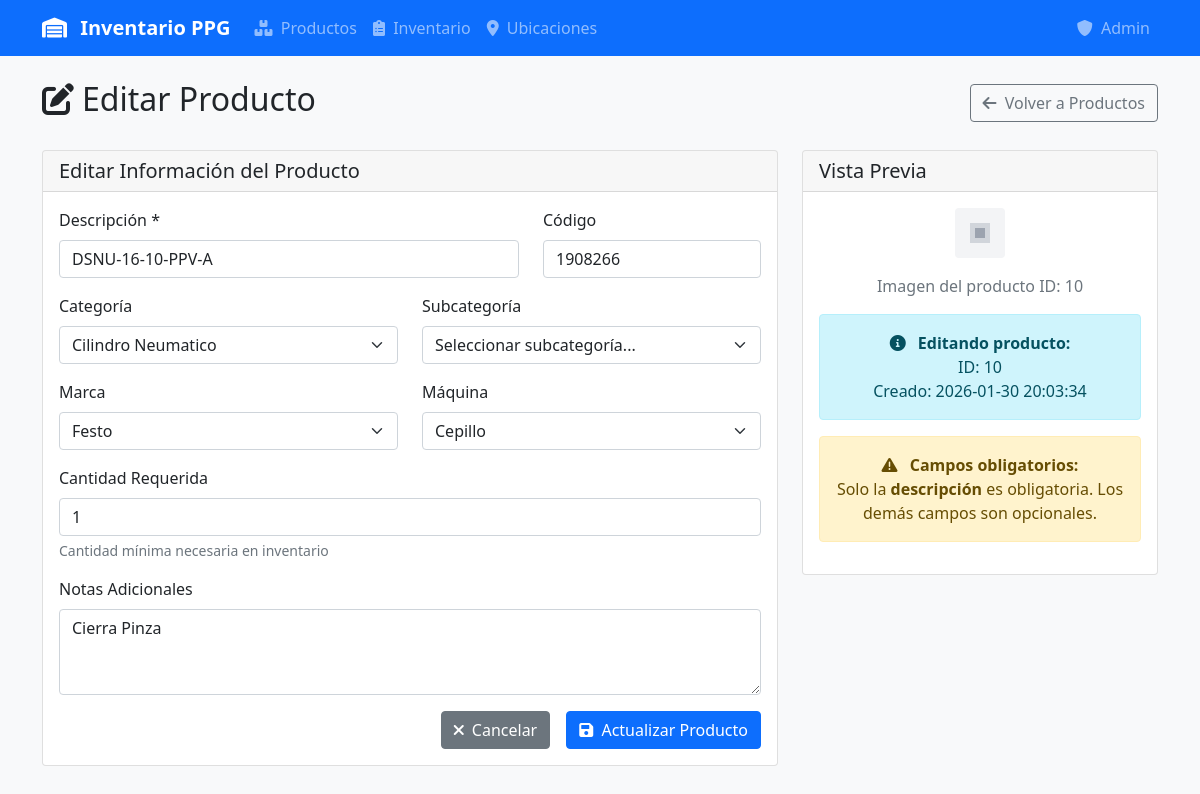
Before: /producto/editar/10 with the older database file.
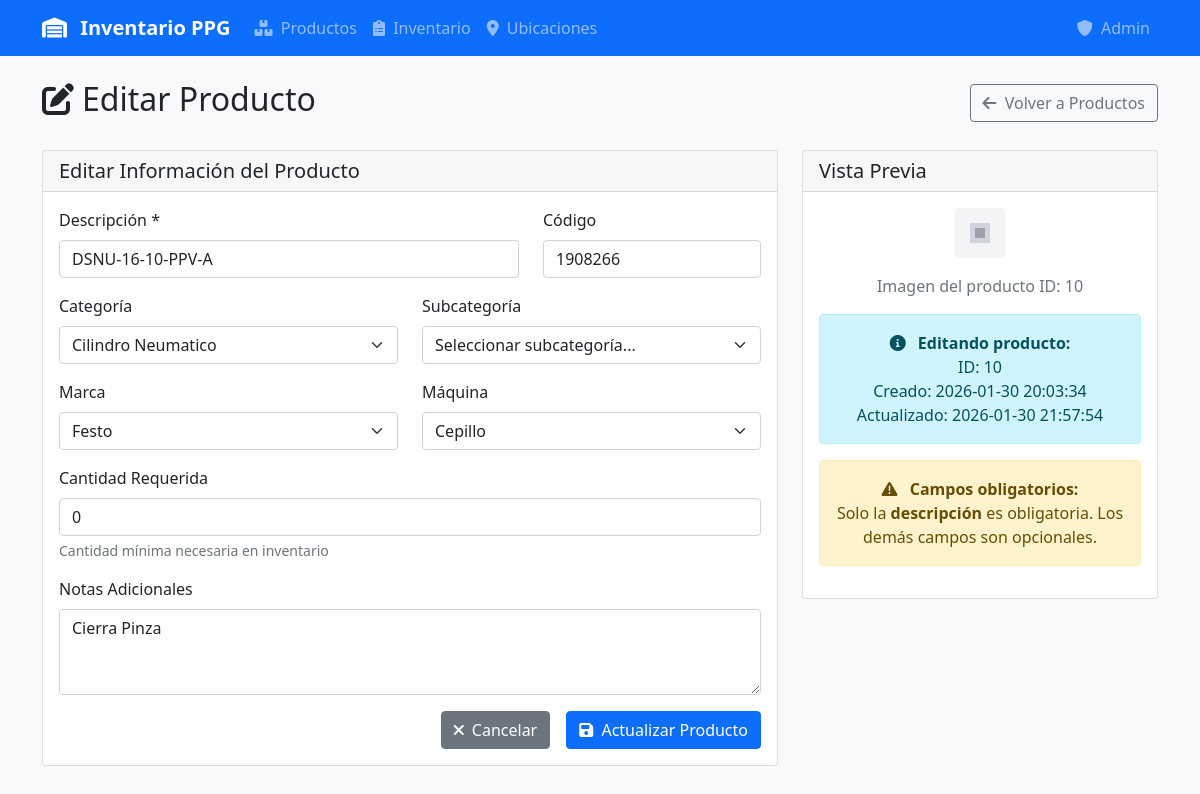
After: the same page with the newer database file.
### tables this page shows
CREATE TABLE productos (
            id INTEGER PRIMARY KEY,
            descripcion TEXT NOT NULL,
            codigo TEXT UNIQUE,
            categoria_id INTEGER,
            subcategoria_id INTEGER,
            marca_id INTEGER,
            notas TEXT,
            cantidad_requerida INTEGER DEFAULT 1,
            maquina_id INTEGER,
            fecha_creacion DATETIME DEFAULT CURRENT_TIMESTAMP,
            fecha_actualizacion DATETIME DEFAULT CURRENT_TIMESTAMP,
            FOREIGN KEY (categoria_id) REFERENCES categorias (id),
            FOREIGN KEY (subcategoria_id) REFERENCES subcategorias (id),
            FOREIGN KEY (marca_id) REFERENCES marcas (id),
            FOREIGN KEY (maquina_id) REFERENCES maquinas (id)
        );

### app.py (the view)
@app.route('/producto/editar/<int:id>')
def editar_producto(id):
    conn = get_db_connection()
    producto = conn.execute('''
        SELECT p.*, c.nombre as categoria, sc.nombre as subcategoria,
               m.nombre as marca, mq.nombre as maquina
        FROM productos p
        LEFT JOIN categorias c ON p.categoria_id = c.id
        LEFT JOIN subcategorias sc ON p.subcategoria_id = sc.id
        LEFT JOIN marcas m ON p.marca_id = m.id
        LEFT JOIN maquinas mq ON p.maquina_id = mq.id
        WHERE p.id = ?
    ''', (id,)).fetchone()
    if not producto:
        flash('Producto no encontrado', 'error')
        return redirect(url_for('productos'))
    categorias = conn.execute('SELECT * FROM categorias ORDER BY nombre').fetchall()
    subcategorias = conn.execute('SELECT * FROM subcategorias WHERE categoria_id = ? ORDER BY nombre',
                                (producto['categoria_id'],)).fetchall()
    marcas = conn.execute('SELECT * FROM marcas ORDER BY nombre').fetchall()
    maquinas = conn.execute('SELECT * FROM maquinas ORDER BY nombre').fetchall()
    conn.close()
    return render_template('producto_form.html', producto=producto, categorias=categorias,
                         subcategorias=subcategorias, marcas=marcas, maquinas=maquinas)

### app.py (called while the page is built)
def get_db_connection():
    conn = sqlite3.connect(DATABASE, timeout=20.0)
    conn.row_factory = sqlite3.Row
    conn.execute('PRAGMA journal_mode=WAL')
    conn.execute('PRAGMA busy_timeout=20000')
    return conn

### templates/producto_form.html (shortened to what the changed rows need)
{% extends "base.html" %}
{% block content %}
<div class="d-flex justify-content-between align-items-center mb-4">
    <h2><i class="fas fa-{{ 'edit' if producto else 'plus' }} me-2"></i>{{ 'Editar' if producto else 'Nuevo' }} Producto</h2>
</div>
<div class="row">
    <div class="col-lg-8">
        <div class="card">
            <div class="card-body">
                <form method="POST" action="{{ url_for('guardar_producto') }}">
                    <div class="row">
                        <div class="col-md-8">
                            <div class="mb-3">
                                <label for="descripcion" class="form-label">Descripción *</label>
                                <input type="text" class="form-control" id="descripcion" name="descripcion"
                                       value="{{ producto.descripcion if producto else '' }}" required>
                            </div>
                        </div>
                        <div class="col-md-4">
                            <div class="mb-3">
                                <label for="codigo" class="form-label">Código</label>
                                <input type="text" class="form-control" id="codigo" name="codigo"
                                       value="{{ producto.codigo if producto else '' }}">
                            </div>
                        </div>
                    </div>
                    <div class="mb-3">
                        <label for="cantidad_requerida" class="form-label">Cantidad Requerida</label>
                        <input type="number" class="form-control" id="cantidad_requerida" name="cantidad_requerida"
                               value="{{ producto.cantidad_requerida if producto else 1 }}" min="0">
                        <div class="form-text">Cantidad mínima necesaria en inventario</div>
                    </div>
                    <div class="mb-3">
                        <label for="notas" class="form-label">Notas Adicionales</label>
                        <textarea class="form-control" id="notas" name="notas" rows="3"
                                  placeholder="Información adicional sobre el producto...">{{ producto.notas if producto else '' }}</textarea>
                    </div>
                </form>
            </div>
        </div>
    </div>
    <div class="col-lg-4">
        <div class="card">
            <div class="card-body text-center">
                {% if producto %}
                <img src="/imagenes/{{ producto.id }}.jpg"
                     class="img-fluid rounded mb-3"
                     style="max-height: 200px;"
                     onerror="handleImageError(this)"
                     alt="Producto {{ producto.id }}">
                <p class="text-muted">Imagen del producto ID: {{ producto.id }}</p>
                <div class="alert alert-info">
                    <i class="fas fa-info-circle me-2"></i>
                    <strong>Editando producto:</strong><br>
                    ID: {{ producto.id }}<br>
                    Creado: {{ producto.fecha_creacion }}<br>
                    {% if producto.fecha_actualizacion != producto.fecha_creacion %}
                    Actualizado: {{ producto.fecha_actualizacion }}
                    {% endif %}
                </div>
                {% endif %}
                <div class="alert alert-warning">
                    <i class="fas fa-exclamation-triangle me-2"></i>
                    <strong>Campos obligatorios:</strong><br>
                    Solo la <strong>descripción</strong> es obligatoria. Los demás campos son opcionales.
                </div>
            </div>
        </div>
    </div>
</div>
{% endblock %}

Changed rows visible on the page:
changed productos "DSNU-16-10-PPV-A": cantidad_requerida "1" → "0"; fecha_actualizacion (not shown) → "2026-01-30 21:57:54"
Other visible differences:
text now shown: "Actualizado:"
